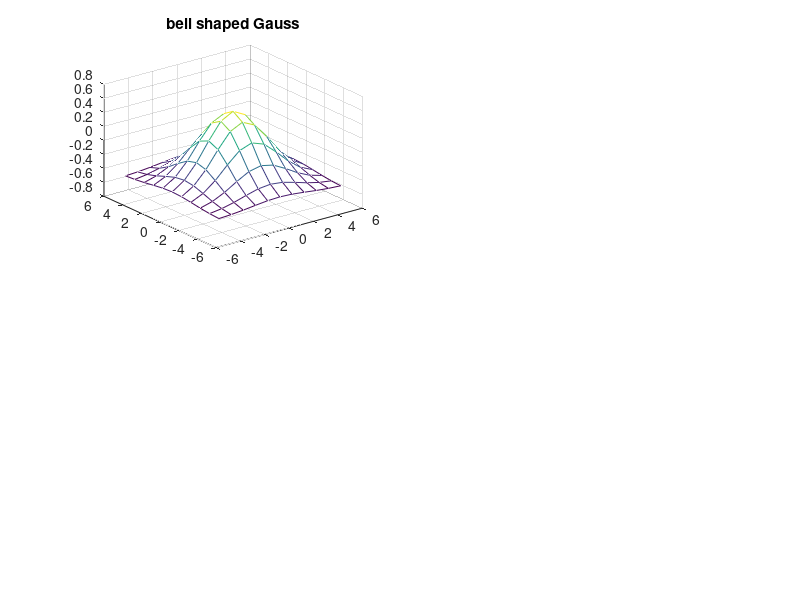

Write MATLAB code to recreate this figure. (Note: this script raises an error after producing the figure.)
% Function data
clear all;
close all;
clc;
x=[-5:1:5]';
y=x;
z=exp(-x.*x*0.1) * exp(-y.*y*0.1)' - 0.5;
subplot(221)
mesh (x, y, z);
title('bell shaped Gauss')

% ndata:product of the number of element in x and in y
gridsize = size(x,1);
% ny = size(y,1);
ndata = gridsize*gridsize;

targets = reshape (z, 1, ndata);
[xx, yy] = meshgrid (x, y);
patterns = [reshape(xx, 1, ndata); reshape(yy, 1, ndata)];

[insize, ndata] = size(patterns);
[outsize, ndata] = size(targets);
figure
out=GR(6);
subplot(121)
zz = reshape(out, gridsize, gridsize);
mesh(x,y,zz);
axis([-5 5 -5 5 -0.7 0.7]);
drawnow;
title('approximated bell shaped Gauss,hidden=6')
% out=GR(48);
% subplot(223)
% zz = reshape(out, gridsize, gridsize);
% mesh(x,y,zz);
% axis([-5 5 -5 5 -0.7 0.7]);
% drawnow;
% title('approximated bell shaped Gauss,hidden=48')
out=GR(200);
subplot(122)
zz = reshape(out, gridsize, gridsize);
mesh(x,y,zz);
axis([-5 5 -5 5 -0.7 0.7]);
drawnow;
title('approximated bell shaped Gauss,hidden=200')



